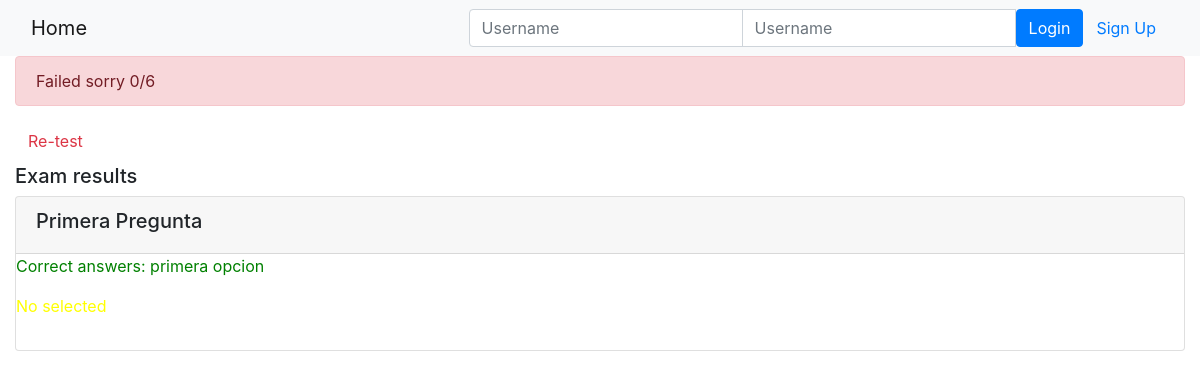
Before: /onlinecourse/course/1/submission/1/result/ with the older database file.
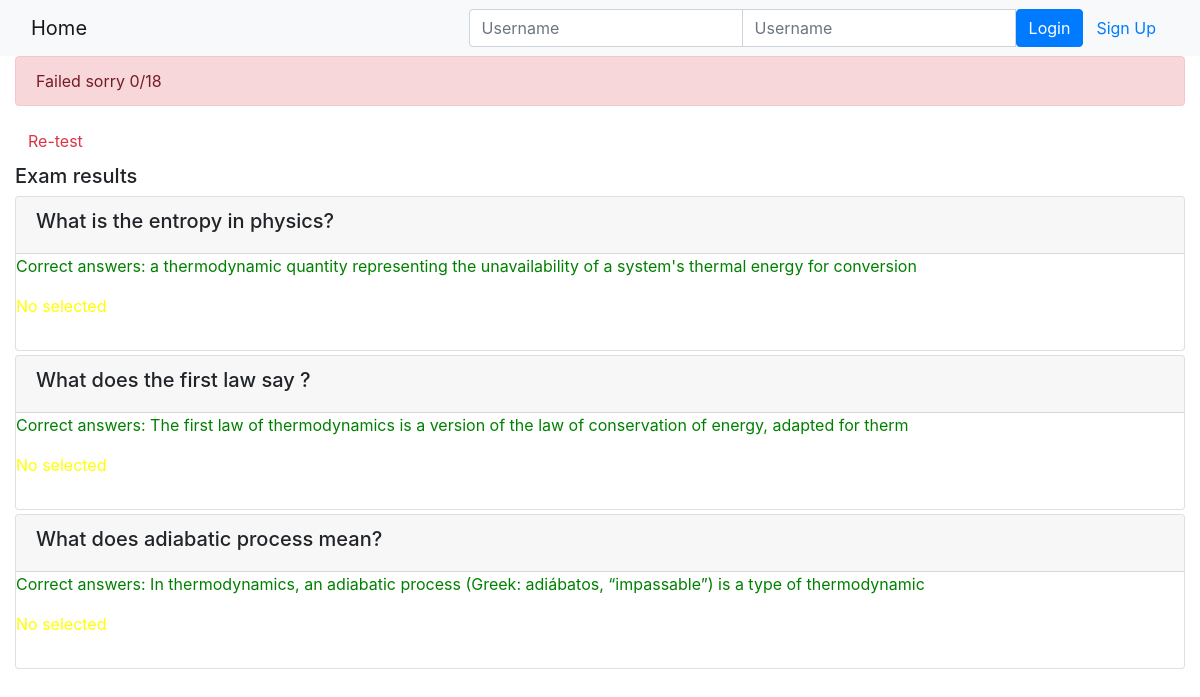
After: the same page with the newer database file.
### onlinecourse/models.py (models this page shows)
class Question(models.Model):
    course = models.ForeignKey(Course,on_delete=models.CASCADE)
    question_text = models.CharField(max_length = 100)
    grade_point = models.IntegerField()
    def is_get_score(self, selected_ids):
       all_answers = self.choice_set.filter(is_correct=True).count()
       selected_correct = self.choice_set.filter(is_correct=True, id__in=selected_ids).count()
       if all_answers == selected_correct:
           return True
       else:
           return False

class Choice(models.Model):
    question = models.ForeignKey(Question,on_delete=models.CASCADE)
    choice_text = models.CharField(max_length = 100)
    is_correct = models.BooleanField()

### onlinecourse/views.py (the view)
# urls.py: path('course/<int:course_id>/submission/<int:submission_id>/result/',views.show_exam_result,name ='result'),
def show_exam_result(request, course_id, submission_id):
    course = Course.objects.get( id= course_id)
    sub = Submission.objects.get(id = submission_id)
    ids = []
    for choice in sub.chocies.all():
        ids.append(choice.id)
    total_add_grade = 0
    contest_add_grade = 0
    add_result = []
    for question in course.question_set.all():
        total_add_grade = total_add_grade + int(question.grade_point)
        add_result.append(question.is_get_score(ids))
        if  question.is_get_score(ids):
            contest_add_grade = contest_add_grade + int(question.grade_point)
    grade = (contest_add_grade/total_add_grade)*100
    fulans = zip(course.question_set.all(),add_result)
    context = {'course_id':course_id, 'grade':90,'course':course,'grade':grade,'num':contest_add_grade,'den':total_add_grade,'fulans':fulans}
    return render(request,'onlinecourse/exam_result_bootstrap.html', context)

### onlinecourse/templates/onlinecourse/exam_result_bootstrap.html (shortened to what this page needs)
<!DOCTYPE html>
<html lang="en">
<head>
    {% load static %}
    <link rel="stylesheet" href="https://maxcdn.bootstrapcdn.com/bootstrap/4.5.2/css/bootstrap.min.css">
</head>
<body>
 <nav class="navbar navbar-light bg-light">
    <div class="container-fluid">
        <div class="navbar-header">
              <a class="navbar-brand" href="{% url 'onlinecourse:index' %}">Home</a>
        </div>
        <ul class="nav navbar-nav navbar-right">
            {% if user.is_authenticated %}
            <li>
                <a class="btn btn-link" href="#">{{ user.first_name }}({{ user.username }})</a>
                <a class="btn btn-link" href="{% url 'onlinecourse:logout' %}">Logout</a>
            </li>
            {% else %}
            <li>
                <form class="form-inline" action="{% url 'onlinecourse:login' %}" method="post">
                    <div class="input-group">
                        <input type="text" class="form-control" placeholder="Username" name="username" >
                        <input type="password" class="form-control" placeholder="Username" name="psw" >
                        <button class="btn btn-primary" type="submit">Login</button>
                        <a class="btn btn-link" href="{% url 'onlinecourse:registration' %}">Sign Up</a>
                    </div>
                </form>
            </li>
            {% endif %}
        </ul>
    </div>
</nav>
<div class="container-fluid">
    {% if grade > 80 %}
    <div class="alert alert-success">
       Congratulation {{user.username}} {{num}}/{{den}}
    </div>
        {% else %}
        <div class="alert alert-danger">
            Failed sorry {{user.username}} {{num}}/{{den}}
        </div>
        <a class="btn btn-link text-danger" href="{% url 'onlinecourse:course_details' course_id %}">Re-test</a>
        {% endif %}
        <div class="card-columns-vertical mt-1">
        <h5 class="">Exam results</h5>
                {%for question,result in fulans%}
                    <div class="card mt-1">
                        <div class="card-header"><h5>{{ question.question_text}}</h5></div>
                        <div class="form-group">
                            {%for choice in question.choice_set.all%}
                            {%if choice.is_correct == True%}
                            <p style = 'color:green;'>Correct answers: {{ choice.choice_text }}</p>
                            {%endif%}
                            {%endfor%}
                            {%if result != True%}
                            <p style='color:yellow'>No selected</p>
                            {%else%}
                            <p style='color:Blue'>Passed</p>
                            {%endif%}
                        </div>
                    </div>
                {%endfor%}
        </div>
    </div>
</body>
</html>

Changed rows visible on the page:
removed Choice: choice_text "primera opcion", shown under Question "Primera Pregunta"
changed Question: gains Choice (choice_text "a thermodynamic quantity representing the unavailability of a system's thermal energy for conversion"); question_text "Primera Pregunta" → "What is the entropy in physics?"
added Question: question_text "What does the first law say ?"
added Choice: choice_text "The first law of thermodynamics is a version of the law of conservation of energy, adapted for therm", shown under "What does the first law say ?"
added Question: question_text "What does adiabatic process mean?"
added Choice: choice_text "In thermodynamics, an adiabatic process (Greek: adiábatos, “impassable”) is a type of thermodynamic", shown under "What does adiabatic process mean?"
Other visible differences:
{{ den }}: "6" → "18"
